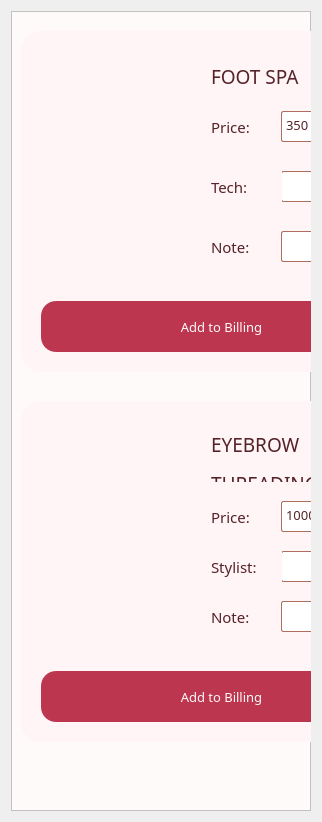
       <widget class="QWidget" name="scrollAreaWidgetContents_10">
        <property name="geometry">
         <rect>
          <x>0</x>
          <y>0</y>
          <width>318</width>
          <height>818</height>
         </rect>
        </property>
        <layout class="QVBoxLayout" name="verticalLayout_9">
         <item>
          <widget class="QFrame" name="frame_others">
           <property name="minimumSize">
            <size>
             <width>300</width>
             <height>800</height>
            </size>
           </property>
           <property name="styleSheet">
            <string notr="true">background-color:rgba(254,250,249,255);</string>
           </property>
           <property name="frameShape">
            <enum>QFrame::StyledPanel</enum>
           </property>
           <property name="frameShadow">
            <enum>QFrame::Raised</enum>
           </property>
           <widget class="QWidget" name="tabs_footSpa" native="true">
            <property name="geometry">
             <rect>
              <x>10</x>
              <y>20</y>
              <width>401</width>
              <height>341</height>
             </rect>
            </property>
            <property name="cursor">
             <cursorShape>ArrowCursor</cursorShape>
            </property>
            <property name="styleSheet">
             <string notr="true">border-radius: 20px;
background-color: #fff5f6</string>
            </property>
            <widget class="QLabel" name="logo_home_35">
             <property name="geometry">
              <rect>
               <x>20</x>
               <y>30</y>
               <width>151</width>
               <height>211</height>
              </rect>
             </property>
             <property name="styleSheet">
              <string notr="true"/>
             </property>
             <property name="text">
              <string/>
             </property>
             <property name="pixmap">
              <pixmap>pics/foot spa.png</pixmap>
             </property>
             <property name="scaledContents">
              <bool>true</bool>
             </property>
            </widget>
            <widget class="QLabel" name="label_footSpa">
             <property name="geometry">
              <rect>
               <x>190</x>
               <y>30</y>
               <width>101</width>
               <height>31</height>
              </rect>
             </property>
             <property name="font">
              <font>
               <family>Vogue</family>
               <pointsize>14</pointsize>
              </font>
             </property>
             <property name="styleSheet">
              <string notr="true">color:  rgb(85,34,41);</string>
             </property>
             <property name="text">
              <string>FOOT SPA</string>
             </property>
             <property name="alignment">
              <set>Qt::AlignLeading|Qt::AlignLeft|Qt::AlignVCenter</set>
             </property>
            </widget>
            <widget class="QLabel" name="label_home_93">
             <property name="geometry">
              <rect>
               <x>190</x>
               <y>80</y>
               <width>51</width>
               <height>31</height>
              </rect>
             </property>
             <property name="font">
              <font>
               <family>Classy Vogue</family>
               <pointsize>11</pointsize>
              </font>
             </property>
             <property name="styleSheet">
              <string notr="true">color:  rgb(85,34,41);
border: 0px;</string>
             </property>
             <property name="text">
              <string>Price:</string>
             </property>
             <property name="alignment">
              <set>Qt::AlignLeading|Qt::AlignLeft|Qt::AlignVCenter</set>
             </property>
            </widget>
            <widget class="QPlainTextEdit" name="footSpa_price">
             <property name="geometry">
              <rect>
               <x>260</x>
               <y>80</y>
               <width>61</width>
               <height>31</height>
              </rect>
             </property>
             <property name="font">
              <font>
               <family>Classy Vogue</family>
               <pointsize>10</pointsize>
              </font>
             </property>
             <property name="styleSheet">
              <string notr="true">background-color: white;
border-radius: 2px;
border: 1px solid #af6f5c;
color:  rgb(85,34,41);</string>
             </property>
             <property name="plainText">
              <string>350</string>
             </property>
            </widget>
            <widget class="QComboBox" name="stylist_choice_footSpa">
             <property name="geometry">
              <rect>
               <x>260</x>
               <y>140</y>
               <width>121</width>
               <height>31</height>
              </rect>
             </property>
             <property name="font">
              <font>
               <family>Classy Vogue</family>
               <pointsize>10</pointsize>
              </font>
             </property>
             <property name="cursor">
              <cursorShape>PointingHandCursor</cursorShape>
             </property>
             <property name="styleSheet">
              <string notr="true">background-color: white;
border-radius: 2px;
border: 1px solid #af6f5c;
color:  rgb(85,34,41);</string>
             </property>
             <property name="currentIndex">
              <number>-1</number>
             </property>
             <item>
              <property name="text">
               <string>Liza</string>
              </property>
             </item>
             <item>
              <property name="text">
               <string>Cecil</string>
              </property>
             </item>
             <item>
              <property name="text">
               <string>Beng</string>
              </property>
             </item>
             <item>
              <property name="text">
               <string>Mar</string>
              </property>
             </item>
            </widget>
            <widget class="QLabel" name="label_home_94">
             <property name="geometry">
              <rect>
               <x>190</x>
               <y>140</y>
               <width>71</width>
               <height>31</height>
              </rect>
             </property>
             <property name="font">
              <font>
               <family>Classy Vogue</family>
               <pointsize>11</pointsize>
              </font>
             </property>
             <property name="styleSheet">
              <string notr="true">color:  rgb(85,34,41);
border: 0px;</string>
             </property>
             <property name="text">
              <string>Tech:</string>
             </property>
             <property name="alignment">
              <set>Qt::AlignLeading|Qt::AlignLeft|Qt::AlignVCenter</set>
             </property>
            </widget>
            <widget class="QLabel" name="label_home_95">
             <property name="geometry">
              <rect>
               <x>190</x>
               <y>200</y>
               <width>71</width>
               <height>31</height>
              </rect>
             </property>
             <property name="font">
              <font>
               <family>Classy Vogue</family>
               <pointsize>11</pointsize>
              </font>
             </property>
             <property name="styleSheet">
              <string notr="true">color:  rgb(85,34,41);
border: 0px;</string>
             </property>
             <property name="text">
              <string>Note:</string>
             </property>
             <property name="alignment">
              <set>Qt::AlignLeading|Qt::AlignLeft|Qt::AlignVCenter</set>
             </property>
            </widget>
            <widget class="QPlainTextEdit" name="footSpa_note">
             <property name="geometry">
              <rect>
               <x>260</x>
               <y>200</y>
               <width>121</width>
               <height>31</height>
              </rect>
             </property>
             <property name="font">
              <font>
               <family>Classy Vogue</family>
               <pointsize>10</pointsize>
              </font>
             </property>
             <property name="cursor" stdset="0">
              <cursorShape>IBeamCursor</cursorShape>
             </property>
             <property name="styleSheet">
              <string notr="true">background-color: white;
border-radius: 2px;
border: 1px solid #af6f5c;
color:  rgb(85,34,41);</string>
             </property>
             <property name="plainText">
              <string/>
             </property>
            </widget>
           </widget>
           <widget class="QWidget" name="tabs_hmu" native="true">
            <property name="geometry">
             <rect>
              <x>440</x>
              <y>20</y>
              <width>401</width>
              <height>341</height>
             </rect>
            </property>
            <property name="cursor">
             <cursorShape>ArrowCursor</cursorShape>
            </property>
            <property name="styleSheet">
             <string notr="true">border-radius: 20px;
background-color: #fff5f6</string>
            </property>
            <widget class="QLabel" name="logo_home_36">
             <property name="geometry">
              <rect>
               <x>20</x>
               <y>30</y>
               <width>151</width>
               <height>211</height>
              </rect>
             </property>
             <property name="styleSheet">
              <string notr="true"/>
             </property>
             <property name="text">
              <string/>
             </property>
             <property name="pixmap">
              <pixmap>pics/hmu.png</pixmap>
             </property>
             <property name="scaledContents">
              <bool>true</bool>
             </property>
            </widget>
            <widget class="QLabel" name="label_hmu">
             <property name="geometry">
              <rect>
               <x>190</x>
               <y>30</y>
               <width>191</width>
               <height>31</height>
              </rect>
             </property>
             <property name="font">
              <font>
               <family>Vogue</family>
               <pointsize>14</pointsize>
              </font>
             </property>
             <property name="styleSheet">
              <string notr="true">color:  rgb(85,34,41);</string>
             </property>
             <property name="text">
              <string>HAIR AND MAKEUP</string>
             </property>
             <property name="alignment">
              <set>Qt::AlignLeading|Qt::AlignLeft|Qt::AlignVCenter</set>
             </property>
            </widget>
            <widget class="QLabel" name="label_home_97">
             <property name="geometry">
              <rect>
               <x>190</x>
               <y>80</y>
               <width>51</width>
               <height>31</height>
              </rect>
             </property>
             <property name="font">
              <font>
               <family>Classy Vogue</family>
               <pointsize>11</pointsize>
              </font>
             </property>
             <property name="styleSheet">
              <string notr="true">color:  rgb(85,34,41);
border: 0px;</string>
             </property>
             <property name="text">
              <string>Price:</string>
             </property>
             <property name="alignment">
              <set>Qt::AlignLeading|Qt::AlignLeft|Qt::AlignVCenter</set>
             </property>
            </widget>
            <widget class="QPlainTextEdit" name="hmu_price">
             <property name="geometry">
              <rect>
               <x>260</x>
               <y>80</y>
               <width>61</width>
               <height>31</height>
              </rect>
             </property>
             <property name="font">
              <font>
               <family>Classy Vogue</family>
               <pointsize>10</pointsize>
              </font>
             </property>
             <property name="styleSheet">
              <string notr="true">background-color: white;
border-radius: 2px;
border: 1px solid #af6f5c;
color:  rgb(85,34,41);</string>
             </property>
             <property name="plainText">
              <string>1000</string>
             </property>
            </widget>
            <widget class="QComboBox" name="stylist_choice_hmu">
             <property name="geometry">
              <rect>
               <x>260</x>
               <y>140</y>
               <width>121</width>
               <height>31</height>
              </rect>
             </property>
             <property name="font">
              <font>
               <family>Classy Vogue</family>
               <pointsize>10</pointsize>
              </font>
             </property>
             <property name="cursor">
              <cursorShape>PointingHandCursor</cursorShape>
             </property>
             <property name="styleSheet">
              <string notr="true">background-color: white;
border-radius: 2px;
border: 1px solid #af6f5c;
color:  rgb(85,34,41);</string>
             </property>
             <property name="currentIndex">
              <number>-1</number>
             </property>
             <item>
              <property name="text">
               <string>Liza</string>
              </property>
             </item>
             <item>
              <property name="text">
               <string>Cecil</string>
              </property>
             </item>
             <item>
              <property name="text">
               <string>Beng</string>
              </property>
             </item>
             <item>
              <property name="text">
               <string>Mar</string>
              </property>
             </item>
            </widget>
            <widget class="QLabel" name="label_home_98">
             <property name="geometry">
              <rect>
               <x>190</x>
               <y>140</y>
               <width>71</width>
               <height>31</height>
              </rect>
             </property>
             <property name="font">
              <font>
               <family>Classy Vogue</family>
               <pointsize>11</pointsize>
              </font>
             </property>
             <property name="styleSheet">
              <string notr="true">color:  rgb(85,34,41);
border: 0px;</string>
             </property>
             <property name="text">
              <string>Stylist:</string>
             </property>
             <property name="alignment">
              <set>Qt::AlignLeading|Qt::AlignLeft|Qt::AlignVCenter</set>
             </property>
            </widget>
            <widget class="QLabel" name="label_home_99">
             <property name="geometry">
              <rect>
               <x>190</x>
               <y>200</y>
               <width>71</width>
               <height>31</height>
              </rect>
             </property>
             <property name="font">
              <font>
               <family>Classy Vogue</family>
               <pointsize>11</pointsize>
              </font>
             </property>
             <property name="styleSheet">
              <string notr="true">color:  rgb(85,34,41);
border: 0px;</string>
             </property>
             <property name="text">
              <string>Note:</string>
             </property>
             <property name="alignment">
              <set>Qt::AlignLeading|Qt::AlignLeft|Qt::AlignVCenter</set>
             </property>
            </widget>
            <widget class="QPlainTextEdit" name="hmu_note">
             <property name="geometry">
              <rect>
               <x>260</x>
               <y>200</y>
               <width>121</width>
               <height>31</height>
              </rect>
             </property>
             <property name="font">
              <font>
               <family>Classy Vogue</family>
               <pointsize>10</pointsize>
              </font>
             </property>
             <property name="cursor" stdset="0">
              <cursorShape>IBeamCursor</cursorShape>
             </property>
             <property name="styleSheet">
              <string notr="true">background-color: white;
border-radius: 2px;
border: 1px solid #af6f5c;
color:  rgb(85,34,41);</string>
             </property>
             <property name="plainText">
              <string/>
             </property>
            </widget>
            <widget class="QLabel" name="addOrder_hmu">
             <property name="geometry">
              <rect>
               <x>20</x>
               <y>270</y>
               <width>361</width>
               <height>51</height>
              </rect>
             </property>
             <property name="font">
              <font>
               <family>Classy Vogue</family>
               <pointsize>10</pointsize>
              </font>
             </property>
             <property name="styleSheet">
              <string notr="true">color: rgba(254,250,249,255);
background-color: rgb(188,54,79);
border-radius: 15px;</string>
             </property>
             <property name="text">
              <string>Add to Billing</string>
             </property>
             <property name="alignment">
              <set>Qt::AlignCenter</set>
             </property>
            </widget>
            <widget class="QPushButton" name="bttn_hmu">
             <property name="geometry">
              <rect>
               <x>20</x>
               <y>270</y>
               <width>361</width>
               <height>51</height>
              </rect>
             </property>
             <property name="cursor">
              <cursorShape>PointingHandCursor</cursorShape>
             </property>
             <property name="styleSheet">
              <string notr="true">background-color: rgba(0, 0, 0, 0);</string>
             </property>
             <property name="text">
              <string/>
             </property>
             <property name="autoDefault">
              <bool>false</bool>
             </property>
             <property name="flat">
              <bool>true</bool>
             </property>
            </widget>
           </widget>
           <widget class="QWidget" name="tabs_eyebrow" native="true">
            <property name="geometry">
             <rect>
              <x>10</x>
              <y>390</y>
              <width>401</width>
              <height>341</height>
             </rect>
            </property>
            <property name="cursor">
             <cursorShape>ArrowCursor</cursorShape>
            </property>
            <property name="styleSheet">
             <string notr="true">border-radius: 20px;
background-color: #fff5f6</string>
            </property>
            <widget class="QLabel" name="logo_home_37">
             <property name="geometry">
              <rect>
               <x>20</x>
               <y>30</y>
               <width>151</width>
               <height>211</height>
              </rect>
             </property>
             <property name="styleSheet">
              <string notr="true"/>
             </property>
             <property name="text">
              <string/>
             </property>
             <property name="pixmap">
              <pixmap>pics/threading.png</pixmap>
             </property>
             <property name="scaledContents">
              <bool>true</bool>
             </property>
            </widget>
            <widget class="QLabel" name="label_eyebrow">
             <property name="geometry">
              <rect>
               <x>190</x>
               <y>30</y>
               <width>141</width>
               <height>51</height>
              </rect>
             </property>
             <property name="font">
              <font>
               <family>Vogue</family>
               <pointsize>14</pointsize>
              </font>
             </property>
             <property name="styleSheet">
              <string notr="true">color:  rgb(85,34,41);</string>
             </property>
             <property name="text">
              <string>&lt;html&gt;&lt;head/&gt;&lt;body&gt;&lt;p&gt;EYEBROW&lt;/p&gt;&lt;p&gt;THREADING&lt;/p&gt;&lt;/body&gt;&lt;/html&gt;</string>
             </property>
             <property name="alignment">
              <set>Qt::AlignLeading|Qt::AlignLeft|Qt::AlignVCenter</set>
             </property>
            </widget>
            <widget class="QLabel" name="label_home_101">
             <property name="geometry">
              <rect>
               <x>190</x>
               <y>100</y>
               <width>51</width>
               <height>31</height>
              </rect>
             </property>
             <property name="font">
              <font>
               <family>Classy Vogue</family>
               <pointsize>11</pointsize>
              </font>
             </property>
             <property name="styleSheet">
              <string notr="true">color:  rgb(85,34,41);
border: 0px;</string>
             </property>
             <property name="text">
              <string>Price:</string>
             </property>
             <property name="alignment">
              <set>Qt::AlignLeading|Qt::AlignLeft|Qt::AlignVCenter</set>
             </property>
            </widget>
            <widget class="QPlainTextEdit" name="eyebrow_price">
             <property name="geometry">
              <rect>
               <x>260</x>
               <y>100</y>
               <width>61</width>
               <height>31</height>
              </rect>
             </property>
             <property name="font">
              <font>
               <family>Classy Vogue</family>
               <pointsize>10</pointsize>
              </font>
             </property>
             <property name="cursor" stdset="0">
              <cursorShape>IBeamCursor</cursorShape>
             </property>
             <property name="styleSheet">
              <string notr="true">background-color: white;
border-radius: 2px;
border: 1px solid #af6f5c;
color:  rgb(85,34,41);</string>
             </property>
             <property name="plainText">
              <string>1000</string>
             </property>
            </widget>
            <widget class="QComboBox" name="stylist_choice_eyebrow">
             <property name="geometry">
              <rect>
               <x>260</x>
               <y>150</y>
               <width>121</width>
               <height>31</height>
              </rect>
             </property>
             <property name="font">
              <font>
               <family>Classy Vogue</family>
               <pointsize>10</pointsize>
              </font>
             </property>
             <property name="cursor">
              <cursorShape>PointingHandCursor</cursorShape>
             </property>
             <property name="styleSheet">
              <string notr="true">background-color: white;
border-radius: 2px;
border: 1px solid #af6f5c;
color:  rgb(85,34,41);</string>
             </property>
             <property name="currentIndex">
              <number>-1</number>
             </property>
             <item>
              <property name="text">
               <string>Liza</string>
              </property>
             </item>
             <item>
              <property name="text">
               <string>Cecil</string>
              </property>
             </item>
             <item>
              <property name="text">
               <string>Beng</string>
              </property>
             </item>
             <item>
              <property name="text">
               <string>Mar</string>
              </property>
             </item>
            </widget>
            <widget class="QLabel" name="label_home_102">
             <property name="geometry">
              <rect>
               <x>190</x>
               <y>150</y>
               <width>71</width>
               <height>31</height>
              </rect>
             </property>
             <property name="font">
              <font>
               <family>Classy Vogue</family>
               <pointsize>11</pointsize>
              </font>
             </property>
             <property name="styleSheet">
              <string notr="true">color:  rgb(85,34,41);
border: 0px;</string>
             </property>
             <property name="text">
              <string>Stylist:</string>
             </property>
             <property name="alignment">
              <set>Qt::AlignLeading|Qt::AlignLeft|Qt::AlignVCenter</set>
             </property>
            </widget>
            <widget class="QLabel" name="label_home_103">
             <property name="geometry">
              <rect>
               <x>190</x>
               <y>200</y>
               <width>71</width>
               <height>31</height>
              </rect>
             </property>
             <property name="font">
              <font>
               <family>Classy Vogue</family>
               <pointsize>11</pointsize>
              </font>
             </property>
             <property name="styleSheet">
              <string notr="true">color:  rgb(85,34,41);
border: 0px;</string>
             </property>
             <property name="text">
              <string>Note:</string>
             </property>
             <property name="alignment">
              <set>Qt::AlignLeading|Qt::AlignLeft|Qt::AlignVCenter</set>
             </property>
            </widget>
            <widget class="QPlainTextEdit" name="eyebrow_note">
             <property name="geometry">
              <rect>
               <x>260</x>
               <y>200</y>
               <width>121</width>
               <height>31</height>
              </rect>
             </property>
             <property name="font">
              <font>
               <family>Classy Vogue</family>
               <pointsize>10</pointsize>
              </font>
             </property>
             <property name="cursor" stdset="0">
              <cursorShape>IBeamCursor</cursorShape>
             </property>
             <property name="styleSheet">
              <string notr="true">background-color: white;
border-radius: 2px;
border: 1px solid #af6f5c;
color:  rgb(85,34,41);</string>
             </property>
             <property name="plainText">
              <string/>
             </property>
            </widget>
            <widget class="QLabel" name="addOrder_eyebrow">
             <property name="geometry">
              <rect>
               <x>20</x>
               <y>270</y>
               <width>361</width>
               <height>51</height>
              </rect>
             </property>
             <property name="font">
              <font>
               <family>Classy Vogue</family>
               <pointsize>10</pointsize>
              </font>
             </property>
             <property name="styleSheet">
              <string notr="true">color: rgba(254,250,249,255);
background-color: rgb(188,54,79);
border-radius: 15px;</string>
             </property>
             <property name="text">
              <string>Add to Billing</string>
             </property>
             <property name="alignment">
              <set>Qt::AlignCenter</set>
             </property>
            </widget>
            <widget class="QPushButton" name="bttn_eyebrow">
             <property name="geometry">
              <rect>
               <x>20</x>
               <y>270</y>
               <width>361</width>
               <height>51</height>
              </rect>
             </property>
             <property name="cursor">
              <cursorShape>PointingHandCursor</cursorShape>
             </property>
             <property name="styleSheet">
              <string notr="true">background-color: rgba(0, 0, 0, 0);</string>
             </property>
             <property name="text">
              <string/>
             </property>
             <property name="autoDefault">
              <bool>false</bool>
             </property>
             <property name="flat">
              <bool>true</bool>
             </property>
            </widget>
           </widget>
           <widget class="QLabel" name="addOrder_footSpa">
            <property name="geometry">
             <rect>
              <x>30</x>
              <y>290</y>
              <width>361</width>
              <height>51</height>
             </rect>
            </property>
            <property name="font">
             <font>
              <family>Classy Vogue</family>
              <pointsize>10</pointsize>
             </font>
            </property>
            <property name="styleSheet">
             <string notr="true">color: rgba(254,250,249,255);
background-color: rgb(188,54,79);
border-radius: 15px;</string>
            </property>
            <property name="text">
             <string>Add to Billing</string>
            </property>
            <property name="alignment">
             <set>Qt::AlignCenter</set>
            </property>
           </widget>
           <widget class="QPushButton" name="bttn_footSpa">
            <property name="geometry">
             <rect>
              <x>30</x>
              <y>290</y>
              <width>361</width>
              <height>51</height>
             </rect>
            </property>
            <property name="cursor">
             <cursorShape>PointingHandCursor</cursorShape>
            </property>
            <property name="styleSheet">
             <string notr="true">background-color: rgba(0, 0, 0, 0);</string>
            </property>
            <property name="text">
             <string/>
            </property>
            <property name="autoDefault">
             <bool>false</bool>
            </property>
            <property name="flat">
             <bool>true</bool>
            </property>
           </widget>
          </widget>
         </item>
        </layout>
       </widget>
